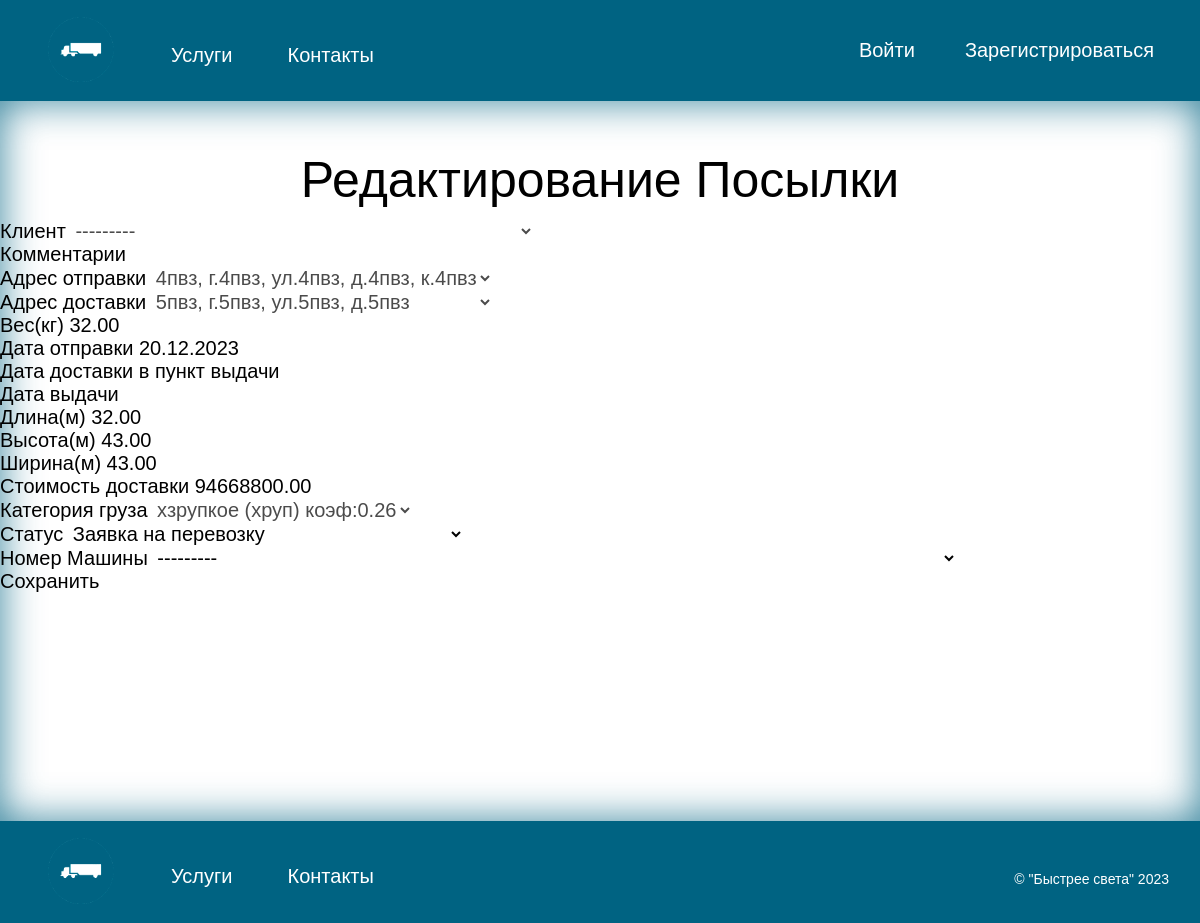
The page /navigate/employeerpakages/edit/1/ on the database as committed earlier.
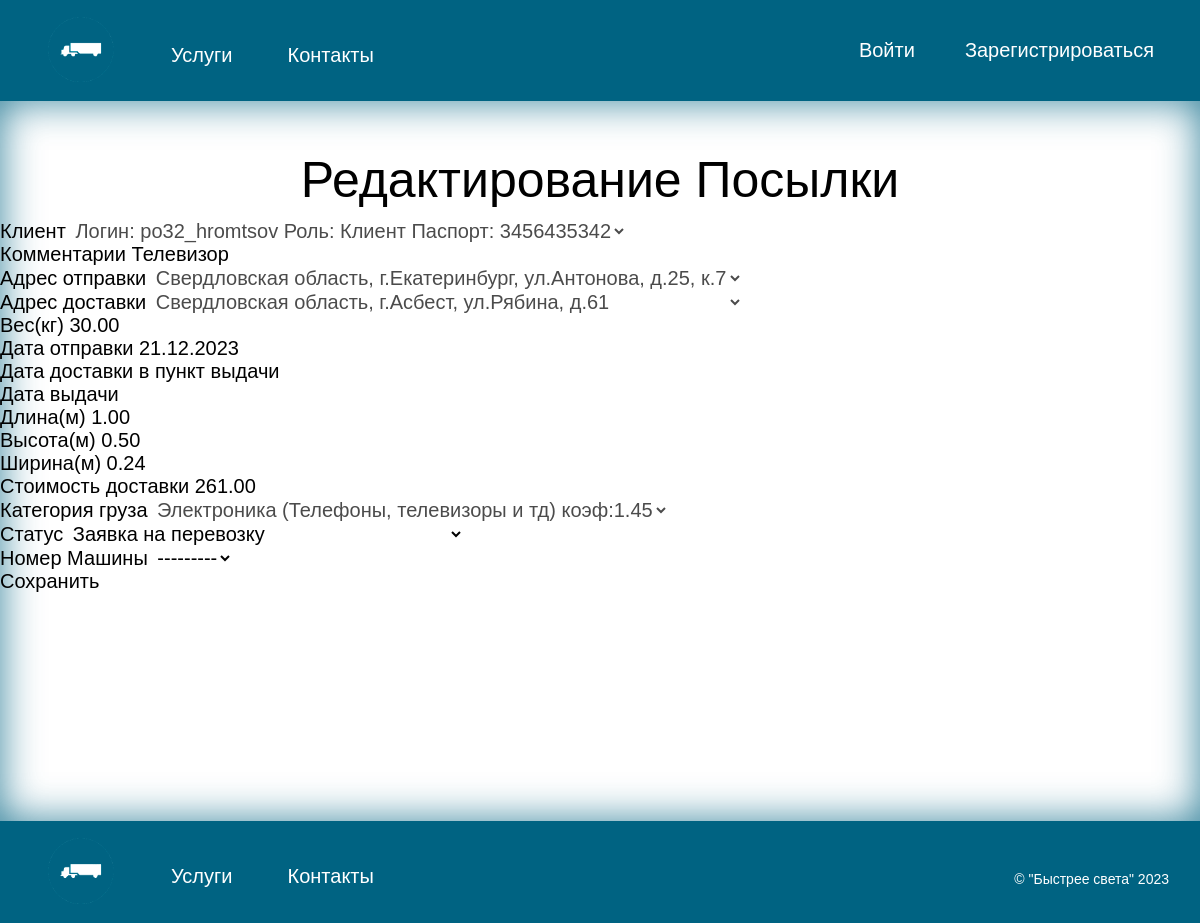
The same page on the database as committed later.
### navigate/models.py (models this page shows, shortened)
class Package(models.Model):
    STATUS_CHOICES = [
        ('Принят от клиента', 'Принят от клиента'),
        ('Отправлен на склад', 'Отправлен на склад'),
        ('Отправлен на склад в город назначения', 'Отправлен на склад в город назначения'),
        ('Принят на складе в городе назначения', 'Принят на складе в городе назначения'),
        ('Отправлен в пункт выдачи', 'Отправлен в пункт выдачи'),
        ('Принят в пункте выдачи', 'Принят в пункте выдачи'),
        ('Утерян', 'Утерян'),
        ('Заявка на перевозку', 'Заявка на перевозку'),
        ('Утилизирован', 'Утилизирован'),
        ('Выдан', 'Выдан'),
    ]
    client_id = models.ForeignKey(
        settings.AUTH_USER_MODEL,
        on_delete=models.SET_NULL,
        related_name='Packages_as_client',
        verbose_name='Клиент',
        null=True,
    )
    comments = models.CharField(max_length=500, verbose_name='Комментарии', null=True, blank=True)
    sending_address = models.ForeignKey(
        'PointIssue',
        on_delete=models.SET_NULL,
        related_name='Packages_as_sending_address',
        verbose_name='Адрес отправки',
        null=True,
    )
    delivery_address =models.ForeignKey(
        'PointIssue',
        on_delete=models.SET_NULL,
        related_name='Packages_as_delivery_address',null=True,
        verbose_name='Адрес доставки',
    )
    weight = models.DecimalField(max_digits=10, decimal_places=2, verbose_name='Вес(кг)')
    date_of_receipt = models.DateField(verbose_name='Дата отправки')
    delivery_date = models.DateField(verbose_name='Дата доставки в пункт выдачи', null=True, blank=True,)
    date_of_issue = models.DateField(verbose_name='Дата выдачи', null=True, blank=True,)
    length = models.DecimalField(max_digits=10, decimal_places=2, verbose_name='Длина(м)')
    height = models.DecimalField(max_digits=10, decimal_places=2, verbose_name='Высота(м)')
    width = models.DecimalField(max_digits=10, decimal_places=2, verbose_name='Ширина(м)')
    cost = models.DecimalField(max_digits=10, decimal_places=2, verbose_name='Стоимость доставки')
    cargo_category = models.ForeignKey('CargoCategory', on_delete=models.SET_NULL, null=True,
                                         verbose_name='Категория груза')
    status = models.CharField(max_length=200,
                              choices=STATUS_CHOICES,
                              default='Заявка на перевозку',
                              verbose_name='Статус')
    car_id = models.ForeignKey('Car', on_delete=models.SET_NULL, null=True, blank=True,
                                       verbose_name='Номер Машины')
    class Meta:
        verbose_name = "Посылку"
        verbose_name = "Посылку"
        verbose_name_plural = "Посылки"

### navigate/views.py (the view)
# urls.py: path('employeerpakages/edit/<int:package_id>/', views.edit_package, name='edit_package'),
def edit_package(request, package_id):
    package = get_object_or_404(Package, id=package_id)
    if request.method == 'POST':
        form = PackageEditForm(request.POST, instance=package)
        if form.is_valid():
            form.save()
            return redirect('employeerpakages')
    else:
        form = PackageEditForm(instance=package)
    return render(request, 'edit_package.html', {'form': form})

### navigate/forms.py
class PackageEditForm(forms.ModelForm):
    class Meta:
        model = Package
        fields = '__all__'
    def __init__(self, *args, **kwargs):
        super(PackageEditForm, self).__init__(*args, **kwargs)
        for name, field in self.fields.items():
            if name not in ['car_id', 'status']:
                field.disabled = True

### navigate/models.py (called while the page is built)
    def __str__(self):
        if(self.role == 'Клиент'):
            return "Логин:  " + self.username + " Роль: " + str(self.role)  + " Паспорт: " + str(self.passport)
        else:
            return "Логин:  " + self.username + " Роль: " + str(self.role)

    def __str__(self):
        return f"{self.name} ({self.comments})  коэф:{self.coefficient}"

    def __str__(self):
        return ("Гос.номер :  " + str(self.state_number) + " Марка: " + str(self.stamp)
                + " Модель: " + str(self.model) + " Статус: " + str(self.status))

### templates/edit_package.html (shortened to what this page needs)
{% extends 'base.html' %}
{% block content %}
<main>
  <h1 class="mb-4">Редактирование Посылки</h1>
  <form method="post">
    <fieldset>
      {% for field in form %}
        <div class="mb-3">
          <label for="{{ field.id_for_label }}" class="form-label">{{ field.label }}</label>
          {% if field.name in form.Meta.readonly_fields %}
            <input type="text" class="form-control" id="{{ field.id_for_label }}" value="{{ field.value }}" disabled>
          {% else %}
            {{ field }}
          {% endif %}
        </div>
      {% endfor %}
    </fieldset>
    <button type="submit" class="btn btn-primary">Сохранить</button>
  </form>
</main>
{% endblock %}

Rows that differ between the two databases and show on the page:
changed Package "Заявка на перевозку": client_id "---------" → "Логин: po32_hromtsov Роль: Клиент Паспорт: 3456435342"; comments (not shown) → "Телевизор"; sending_address "4пвз, г.4пвз, ул.4пвз, д.4пвз, к.4пвз" → "Свердловская область, г.Екатеринбург, ул.Антонова, д.25, к.7"; delivery_address "5пвз, г.5пвз, ул.5пвз, д.5пвз" → "Свердловская область, г.Асбест, ул.Рябина, д.61"; weight "32.00" → "30.00"; date_of_receipt "20.12.2023" → "21.12.2023"; length "32.00" → "1.00"; height "43.00" → "0.50"; width "43.00" → "0.24"; cost "94668800.00" → "261.00"; cargo_category "хзрупкое (хруп) коэф:0.26" → "Электроника (Телефоны, телевизоры и тд) коэф:1.45"
